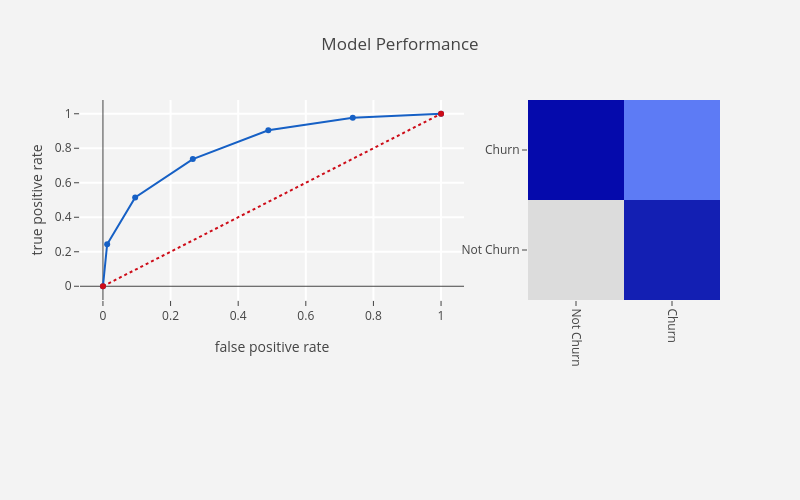

Notebook code cell kept with this figure:
### Markdown cell above
<ul>
<li>Applying KNN algorithm to oversampled data</li>
</ul>

### Code cell
def bank_churn_prediction_alg(algorithm, train_x, test_x, train_y, test_y, threshold_plot=True):
    # model
    algorithm.fit(train_x, train_y)
    predictions = algorithm.predict(test_x)
    probabilities = algorithm.predict_proba(test_x)
    
    print(algorithm)
    print("\n Classification report : \n", classification_report(test_y, predictions))
    print("Accuracy Score : ",accuracy_score(test_y, predictions))
    # confusion matrix
    conf_matrix = confusion_matrix(test_y, predictions)
    # roc_auc_score
    model_roc_auc = roc_auc_score(test_y, predictions)
    print("Area under curve : ",model_roc_auc)
    fpr, tpr, thresholds = roc_curve(test_y, probabilities[:,1])
    
    # plot roc curve
    trace1 = go.Scatter(x = fpr, y = tpr, 
                        name = "Roc" + str(model_roc_auc),
                        line = dict(color = ('rgb(22, 96,197)'), width = 2),
                       )
    trace2 = go.Scatter(x = [0,1], y = [0,1],
                        line = dict(color = ('rgb(205, 12 , 24)'), width = 2, dash = 'dot'))
    
    # plot confusion matrix
    trace3 = go.Heatmap(z = conf_matrix, x = ["Not Churn", "Churn"],
                        y = ["Not Churn", "Churn"],
                        showscale = False, colorscale = "Blues", name = "matrix",
                        xaxis = "x2", yaxis = "y2"
                       )
    
    layout = go.Layout(dict(title="Model Performance",
                            autosize = False, height = 500, width = 800,
                            showlegend = False, plot_bgcolor = "rgb(243, 243, 243)",
                            paper_bgcolor = "rgb(243, 243, 243)",
                            xaxis = dict(title = "false positive rate",
                                         gridcolor = 'rgb(255, 255, 255)',
                                         domain = [0, 0.6],
                                         ticklen = 5, gridwidth = 2),
                            yaxis = dict(title = "true positive rate",
                                         gridcolor = 'rgb(255, 255, 255)',
                                         zerolinewidth = 1,
                                         ticklen = 5, gridwidth = 2),
                            margin = dict(b=200),
                           xaxis2 = dict(domain=[0.7,1], tickangle = 90,
                                         gridcolor = 'rgb(255, 255, 255)'),
                           
                           yaxis2 = dict(anchor = 'x2', gridcolor = 'rgb(255, 255, 255)')
                           )
                      )
    data = [trace1, trace2, trace3]
    fig = go.Figure(data=data, layout=layout)
    
    py.iplot(fig)
    
    if threshold_plot==True:
        visualizer = DiscriminationThreshold(algorithm)
        visualizer.fit(train_x, train_y)
        visualizer.poof()
        
        
from sklearn.neighbors import KNeighborsClassifier
knn = KNeighborsClassifier(algorithm='auto', leaf_size=30, metric = 'minkowski',
                           metric_params = None, n_jobs = 1, n_neighbors = 5, p = 2,
                          weights = 'uniform')

bank_churn_prediction_alg(knn, os_smote_X, X_test, os_smote_Y,Y_test, threshold_plot=True)

### Figure 1 — Plotly figure (JSON) as saved in the notebook; plotly's stock layout.template omitted (floating-point values rounded to 4 significant figures)
{"data": [{"line": {"color": "rgb(22, 96,197)", "width": 2}, "name": "Roc0.7356806857123781", "type": "scatter", "uid": "a1280f43-49cc-4ca2-a3ab-265011c6af9c", "x": [0, 0.01247, 0.09529, 0.2658, 0.4891, 0.7389, 1], "y": [0, 0.2435, 0.5147, 0.7372, 0.9047, 0.9762, 1]}, {"line": {"color": "rgb(205, 12 , 24)", "dash": "dot", "width": 2}, "type": "scatter", "uid": "416aa39f-838d-47c3-b1f4-b1ae2b0a8914", "x": [0, 1], "y": [0, 1]}, {"colorscale": "Blues", "name": "matrix", "showscale": false, "type": "heatmap", "uid": "159671ed-5d44-453a-be99-3db3bff9e241", "x": ["Not Churn", "Churn"], "xaxis": "x2", "y": ["Not Churn", "Churn"], "yaxis": "y2", "z": [[3475, 1258], [885, 2482]]}], "layout": {"autosize": false, "height": 500, "margin": {"b": 200}, "paper_bgcolor": "rgb(243, 243, 243)", "plot_bgcolor": "rgb(243, 243, 243)", "showlegend": false, "title": {"text": "Model Performance"}, "width": 800, "xaxis": {"domain": [0, 0.6], "gridcolor": "rgb(255, 255, 255)", "gridwidth": 2, "ticklen": 5, "title": {"text": "false positive rate"}}, "xaxis2": {"domain": [0.7, 1], "gridcolor": "rgb(255, 255, 255)", "tickangle": 90}, "yaxis": {"gridcolor": "rgb(255, 255, 255)", "gridwidth": 2, "ticklen": 5, "title": {"text": "true positive rate"}, "zerolinewidth": 1}, "yaxis2": {"anchor": "x2", "gridcolor": "rgb(255, 255, 255)"}}}
